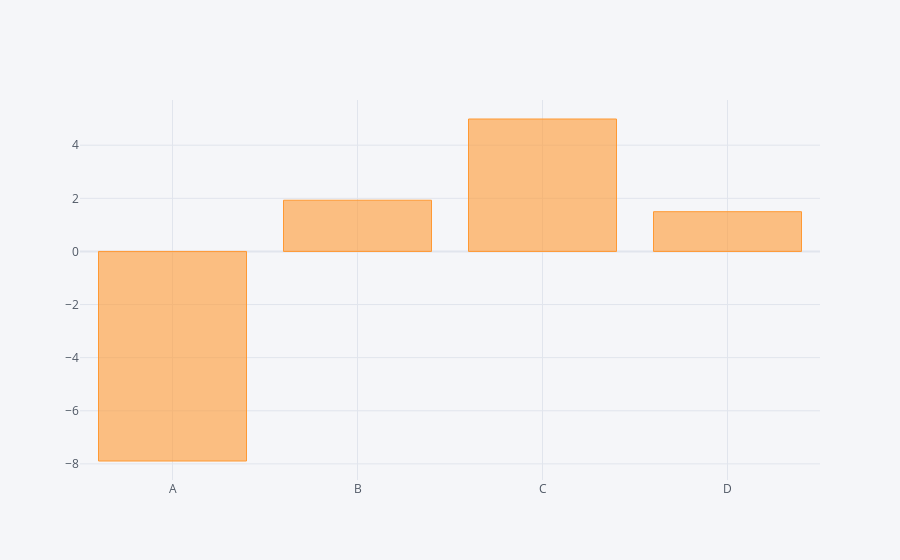

Here is the notebook cell this chart was saved with:
### Code cell
df.sum().iplot(kind='bar')

### Figure 1 — Plotly figure (JSON) as saved in the notebook; plotly's stock layout.template omitted (floating-point values rounded to 4 significant figures)
{"data": [{"marker": {"color": "rgba(255, 153, 51, 0.6)", "line": {"color": "rgba(255, 153, 51, 1.0)", "width": 1}}, "name": "None", "orientation": "v", "text": "", "type": "bar", "x": ["A", "B", "C", "D"], "y": [-7.891, 1.929, 4.987, 1.496]}], "layout": {"autosize": true, "legend": {"bgcolor": "#F5F6F9", "font": {"color": "#4D5663"}}, "paper_bgcolor": "#F5F6F9", "plot_bgcolor": "#F5F6F9", "title": {"font": {"color": "#4D5663"}}, "xaxis": {"autorange": true, "gridcolor": "#E1E5ED", "range": [-0.5, 3.5], "showgrid": true, "tickfont": {"color": "#4D5663"}, "title": {"font": {"color": "#4D5663"}, "text": ""}, "type": "category", "zerolinecolor": "#E1E5ED"}, "yaxis": {"autorange": true, "gridcolor": "#E1E5ED", "range": [-8.607, 5.702], "showgrid": true, "tickfont": {"color": "#4D5663"}, "title": {"font": {"color": "#4D5663"}, "text": ""}, "type": "linear", "zerolinecolor": "#E1E5ED"}}}
